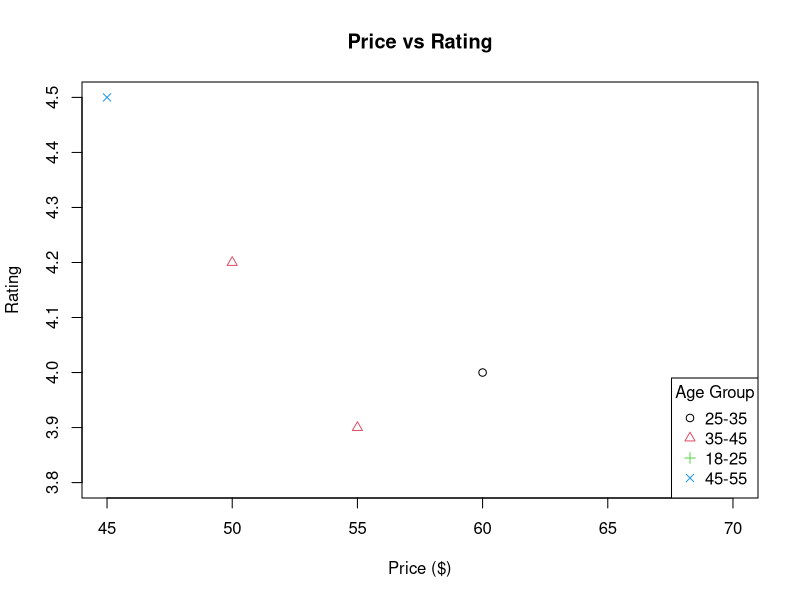

This figure's R source:
product_data <- data.frame(Price = c(50, 70, 60, 45, 55), 
                           Rating = c(4.2, 3.8, 4.0, 4.5, 3.9), 
                           Age_Group = c("25-35", "35-45", "18-25", "45-55", "25-35"))

plot(product_data$Price, product_data$Rating, pch = as.numeric(factor(product_data$Age_Group)), 
     col = as.numeric(factor(product_data$Age_Group)), xlab = "Price ($)", ylab = "Rating", 
     main = "Price vs Rating")

legend("bottomright", legend = unique(product_data$Age_Group), pch = 1:4, col = 1:4, title = "Age Group")
